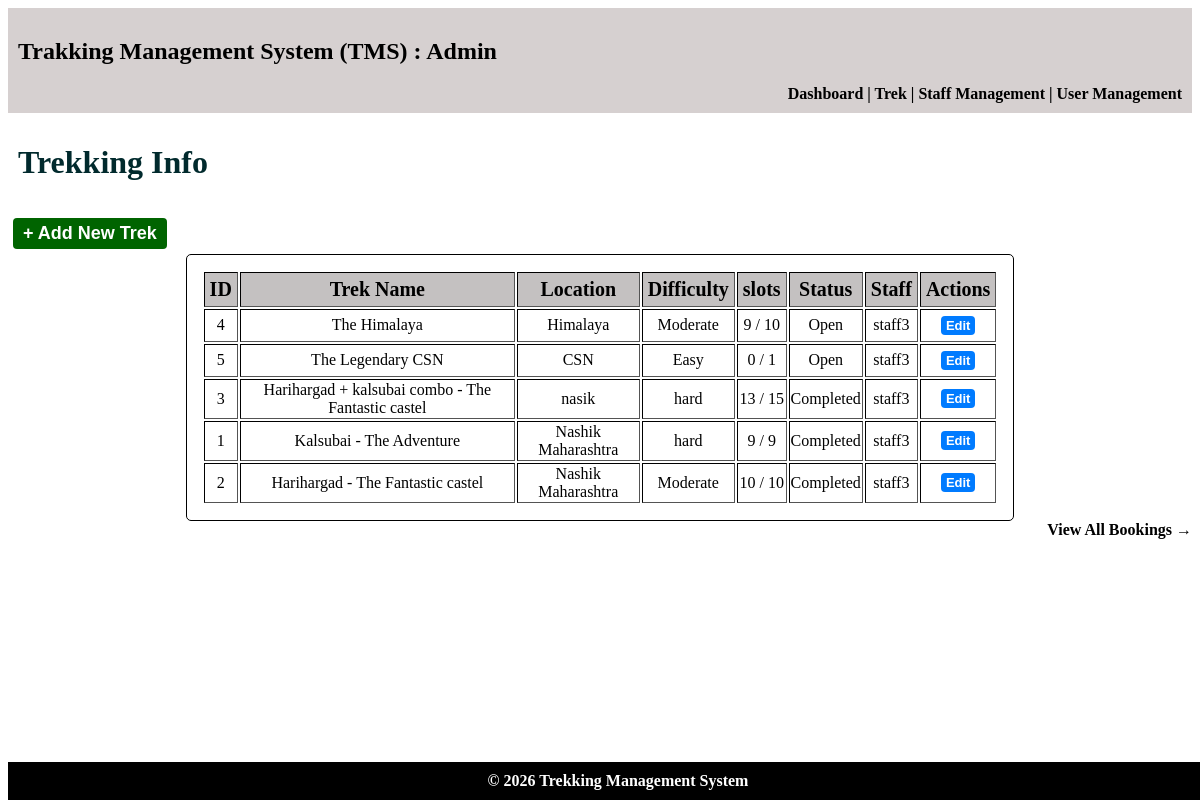
The page /admin/treks on the database its author committed.
### models.py (models this page shows)
class Treks(db.Model):
    __tablename__ = "treks"
    trek_id = db.Column(db.Integer,primary_key=True)
    trek_name = db.Column(db.String, nullable=False)
    location = db.Column(db.String, nullable=False)
    duration_days = db.Column(db.Integer,nullable=False)
    total_slots = db.Column(db.Integer,nullable=False)
    avail_slots = db.Column(db.Integer,nullable=False)
    staff_id = db.Column(db.Integer,db.ForeignKey("staff_profiles.staff_id"),nullable=True)
    difficulty = db.Column(db.Integer,nullable=False, default=0)    # 0 = Easy, 1 = Moderate, 2 = Hard
    trek_status = db.Column(db.Integer,nullable=False,default=0)    # 0 = Pending, 1 = Approved, 2 = Open, 3 = Closed, 4 = Completed
    start_date = db.Column(db.Date,nullable=False)
    end_date = db.Column(db.Date, nullable=False)
    description = db.Column(db.String,nullable=False)
    bookings = db.relationship(
        "Bookings",
        cascade="all, delete",
        backref="treks"
    )

class Staff_Profiles(db.Model):
    __tablename__ = "staff_profiles"
    staff_id = db.Column(db.Integer,db.ForeignKey("users.id"), primary_key=True)
    name = db.Column(db.String, nullable=False)
    phone = db.Column(db.String, nullable=False)
    experience = db.Column(db.Integer, nullable=False)
    address = db.Column(db.String, nullable=False)
    emergency_contact = db.Column(db.String, nullable=False)
    status = db.Column(db.Integer,nullable=False,default=0)     # 0 = Registered, 1 = Blacklisted, 2 = Approved
    treks = db.relationship("Treks",cascade="all, delete", backref="staff_profiles")

### controller.py (the view)
@app.route("/admin/treks")
def admin_treks():
    recent_treks = db.session.query(Treks).order_by(Treks.start_date.desc()).limit(5).all()
    return render_template("admin_treks.html",treks=recent_treks)

### templates/admin_treks.html (shortened to what this page needs)
<!DOCTYPE html>
<html lang="en">
<head>
    <link rel="stylesheet" href="/static/main.css">
</head>
<body>
    <header>
        <h2>Trakking Management System (TMS) : Admin</h2>
        <nav>
            <a href="{{ url_for('admin_dashboard') }}"> Dashboard </a>|
            <a href="{{ url_for('admin_treks') }}"> Trek </a>|
            <a href="{{ url_for('admin_staff') }}"> Staff Management </a>|
            <a href="{{ url_for('admin_user') }}"> User Management </a>
        </nav>
    </header>
    <main>
        <h1>Trekking Info</h1>
        <a href="{{ url_for('add_trek') }}" class="btn-link btn-big">+ Add New Trek</a>
        <table class="normal" border="1">
            <tr><th>ID</th>     <th>Trek Name</th>   <th>Location</th>   <th>Difficulty</th>        <th>slots</th>  <th>Status</th>  <th>Staff</th> <th>Actions</th></tr>
            {% for trek in treks %}
            <tr><td>{{ trek.trek_id }}</td>
                <td>{{ trek.trek_name }}</td>
                <td>{{ trek.location }}</td>
                <td>{% if trek.difficulty == 0 %} Easy {% elif trek.difficulty == 1 %} Moderate {% else %} hard {% endif %}</td>
                <td>{{ trek.avail_slots }} / {{ trek.total_slots }}</td>
                <td>
                    {% if trek.trek_status == 0 %}
                        Pending
                    {% elif trek.trek_status == 1 %}
                        Approved
                    {% elif trek.trek_status == 2 %}
                        Open
                    {% elif trek.trek_status == 3 %}
                        Closed
                    {% elif trek.trek_status == 4 %}
                        Completed
                    {% endif %}
                </td>
                <td>
                {% if trek.staff_profiles %}
                    {{ trek.staff_profiles.name }}
                {% else %}
                    Not Assigned
                {% endif %}
                </td>
                <td><a href="{{ url_for('edit_trek', trek_id=trek.trek_id) }}" class="btn-link">Edit</a>
                </td>
            {% else %}
            <tr>
                <td colspan="8">No treks available</td>
            </tr>
            {% endfor %}
        </table>
        <nav>
                <a href="{{ url_for('admin_bookings') }}"> View All Bookings → </a>
        </nav>
    </main>
    <footer>© 2026 Trekking Management System</footer>
</body>
</html>

### static/main.css (style rules this page uses)
body { padding-bottom: 50px; }
footer { background:black; color:white; text-align:center; font-weight:bold; padding:10px; bottom: 0; position: fixed; width: 100%; }
header { background:rgb(214, 208, 208); text-align: justify; padding:10px; }
table th { background: rgb(196, 193, 193); font-size: 20px; padding: 5px; }
.normal { text-align: center; padding: 15px; margin:auto; width:70%; border: 1px solid black; border-radius: 5px; }
nav { text-align: right; font-weight: bold; }
nav a { color: black; text-decoration: none; }
h1 { padding: 10px; color: rgb(1, 42, 45); }
.btn-link { display: inline-block; padding: 2px 5px; text-decoration: none; font-family: sans-serif; font-weight: bold; font-size: small; background-color: #007bff; color: #ffffff; border-radius: 4px; transition: background-color 0.2s ease; cursor: pointer; margin: 5px; }
.btn-big { background-color: darkgreen; color: #ffffff; font-size:large; border-radius: 4px; padding: 5px 10px; }

### rows shown on the page
Treks: trek_id "4", trek_name "The Himalaya", location "Himalaya", difficulty "Moderate", avail_slots "9", total_slots "10", trek_status "Open", staff_profiles.name "staff3"
Treks: trek_id "5", trek_name "The Legendary CSN", location "CSN", difficulty "Easy", avail_slots "0", total_slots "1", trek_status "Open", staff_profiles.name "staff3"
Treks: trek_id "3", trek_name "Harihargad + kalsubai combo - The Fantastic castel", location "nasik", difficulty "hard", avail_slots "13", total_slots "15", trek_status "Completed", staff_profiles.name "staff3"
Treks: trek_id "1", trek_name "Kalsubai - The Adventure", location "Nashik Maharashtra", difficulty "hard", avail_slots "9", total_slots "9", trek_status "Completed", staff_profiles.name "staff3"
Treks: trek_id "2", trek_name "Harihargad - The Fantastic castel", location "Nashik Maharashtra", difficulty "Moderate", avail_slots "10", total_slots "10", trek_status "Completed", staff_profiles.name "staff3"
